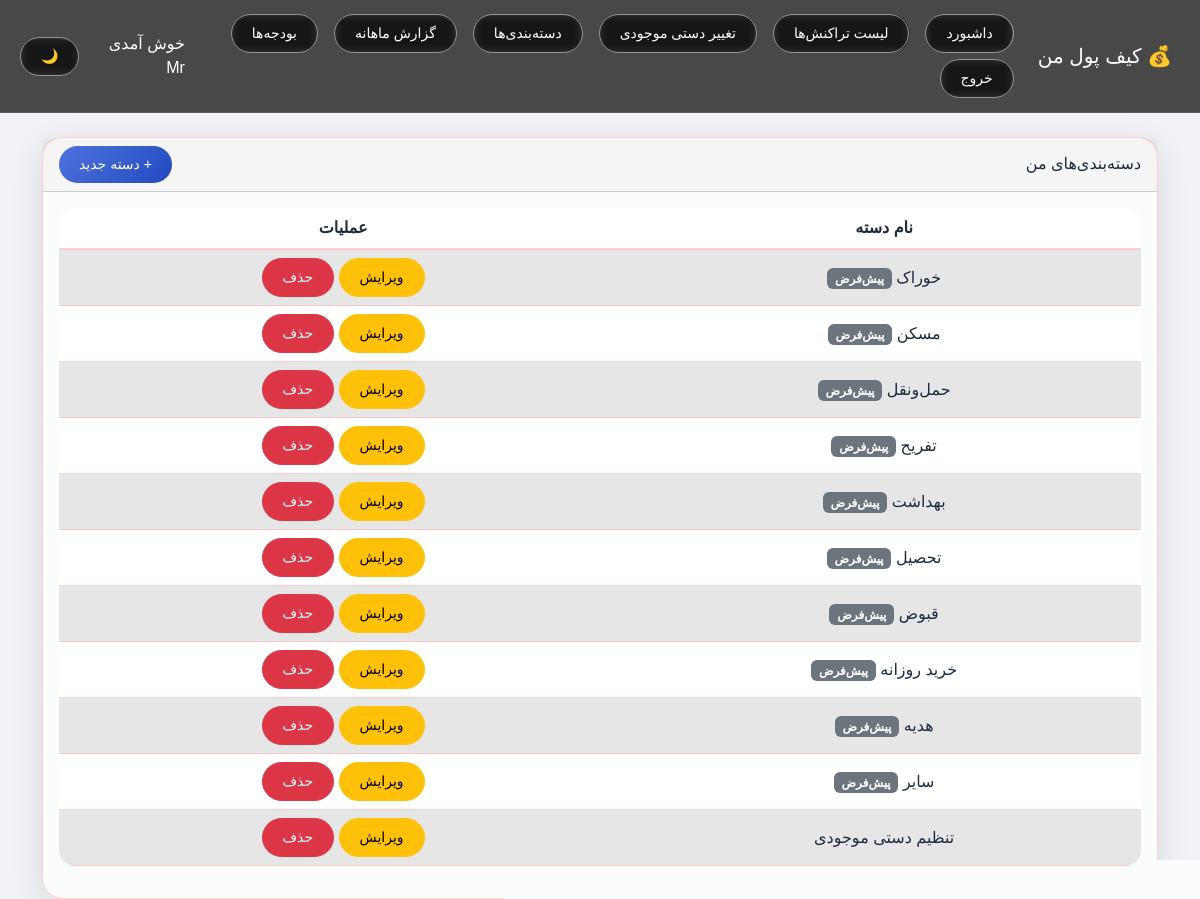
Screenshot of /categories/ (signed in) with the database file from the repository.
### finance/models.py (models this page shows, shortened)
class Category(models.Model):
    name = models.CharField(max_length=50)
    user = models.ForeignKey(User, on_delete=models.CASCADE, related_name='categories')
    is_default = models.BooleanField(default=False)  # دسته پیش‌فرض سیستمی
    class Meta:
        unique_together = ('name', 'user')  # هر کاربر نمی‌تواند دو دسته با نام تکراری داشته باشد

### finance/views.py (the view)
# urls.py: path('categories/', views.category_list, name='category_list'),
@login_required
def category_list(request):
    categories = Category.objects.filter(user=request.user)
    return render(request, 'finance/category_list.html', {'categories': categories})

### templates/finance/category_list.html (shortened to what this page needs)
{% extends 'base.html' %}
{% block content %}
<div class="card">
    <div class="card-header">
        دسته‌بندی‌های من
        <button type="button" class="btn btn-sm btn-primary float-start" data-bs-toggle="modal" data-bs-target="#addCategoryModal">
            + دسته جدید
        </button>
    </div>
    <div class="card-body">
        <div class="table-responsive">
            <table class="table table-striped">
                <thead>
                    <tr>
                        <th>نام دسته</th>
                        <th>عملیات</th>
                    </tr>
                </thead>
                <tbody>
                    {% for cat in categories %}
                    <tr>
                        <td>{{ cat.name }} {% if cat.is_default %}<span class="badge bg-secondary">پیش‌فرض</span>{% endif %}</td>
                        <td>
                            <button type="button" class="btn btn-sm btn-warning" data-bs-toggle="modal" data-bs-target="#editCategoryModal"
                                    data-id="{{ cat.id }}"
                                    data-name="{{ cat.name }}">
                                ویرایش
                            </button>
                            <button type="button" class="btn btn-sm btn-danger" data-bs-toggle="modal" data-bs-target="#deleteCategoryModal"
                                    data-id="{{ cat.id }}"
                                    data-name="{{ cat.name }}">
                                حذف
                            </button>
                        </td>
                    </tr>
                    {% empty %}
                    <tr><td colspan="2">هیچ دسته‌ای وجود ندارد.</td></tr>
                    {% endfor %}
                </tbody>
            </table>
        </div>
    </div>
</div>
{% endblock %}

### templates/base.html (shortened to what this page needs)
{% load static %}
<!DOCTYPE html>
<html dir="rtl" lang="fa">
<head>
    <link href="{% static 'css/bootstrap.min.css' %}" rel="stylesheet">
    <link href="{% static 'css/bootstrap.rtl.css' %}" rel="stylesheet">
    <link href="{% static 'css/custom.css' %}" rel="stylesheet">
    <link rel="stylesheet" href="https://cdnjs.cloudflare.com/ajax/libs/font-awesome/6.0.0-beta3/css/all.min.css">
    <link href="https://cdn.jsdelivr.net/gh/rastikerdar/vazir-font@v30.1.0/dist/font-face.css" rel="stylesheet" type="text/css" />
</head>
<body>
    <nav class="navbar navbar-expand-lg navbar-dark bg-primary">
        <div class="container-fluid">
            <a class="navbar-brand" href="/">💰 کیف پول من</a>
            <div class="collapse navbar-collapse" id="mainNavbarCollapse">
                <div class="ms-auto">
                    {% if user.is_authenticated %}
                        <a href="{% url 'dashboard' %}" class="btn btn-outline-light btn-sm ms-2">داشبورد</a>
                        <a href="{% url 'transaction_list' %}" class="btn btn-outline-light btn-sm ms-2">لیست تراکنش‌ها</a>
                        <a href="{% url 'manual_adjust' %}" class="btn btn-outline-light btn-sm ms-2">تغییر دستی موجودی</a>
                        <a href="{% url 'category_list' %}" class="btn btn-outline-light btn-sm ms-2">دسته‌بندی‌ها</a>
                        <a href="{% url 'monthly_report' %}" class="btn btn-outline-light btn-sm ms-2">گزارش ماهانه</a>
                        <a href="{% url 'budget_list' %}" class="btn btn-outline-light btn-sm ms-2">بودجه‌ها</a>
                        <form action="{% url 'logout' %}" method="post" style="display: inline;">
                            <button type="submit" class="btn btn-outline-light btn-sm ms-2">خروج</button>
                        </form>
                    {% else %}
                        <a href="{% url 'login' %}" class="btn btn-outline-light btn-sm">ورود</a>
                        <a href="{% url 'signup' %}" class="btn btn-outline-light btn-sm ms-2">ثبت‌نام</a>
                    {% endif %}
                </div>
                <div class="welcome-theme">
                    {% if user.is_authenticated %}
                        <span class="navbar-text text-white">خوش آمدی {{ user.username }}</span>
                    {% endif %}
                    <button id="themeToggle" class="btn btn-outline-light btn-sm ms-2">
                    </button>
                </div>
            </div>
        </div>
    </nav>
    <div class="container mt-4">
        {% block content %}
        {% endblock %}
    </div>
</body>
</html>

### static/css/custom.css (style rules this page uses)
:root { --bg-color: #f0f2f5; --card-bg: rgba(255, 255, 255, 0.75); --card-border: rgba(255, 162, 162, 0.5); --text-color: #1e2a3e; --text-muted: #4a5568; --shadow: 0 8px 32px rgba(0, 0, 0, 0.1); --blur: blur(10px); --transition: all 0.3s ease; }
body { background: var(--bg-color) !important; color: var(--text-color) !important; transition: background 0.3s, color 0.3s; font-family: 'Vazir', 'Tahoma', sans-serif; min-height: 100vh; }
.card { background: var(--card-bg) !important; backdrop-filter: var(--blur); -webkit-backdrop-filter: var(--blur); border: 1px solid var(--card-border); border-radius: 20px !important; box-shadow: var(--shadow); color: var(--text-color) !important; }
.card-header { align-items: baseline; display: flex; flex-wrap: wrap; justify-content: space-between; }
.table tbody tr { transition: all 0.2s ease; }
.btn { border-radius: 40px !important; padding: 8px 20px; transition: var(--transition); backdrop-filter: blur(5px); }
.btn-primary { background: linear-gradient(135deg, #4e73df, #224abe); border: none; }
.table { background: var(--card-bg); backdrop-filter: var(--blur); border-radius: 16px; overflow: hidden; color: var(--text-color); }
.table td, .table th { background: transparent !important; color: var(--text-color); border-color: var(--card-border); }
.table-striped > tbody > tr:nth-of-type(odd) > * { background-color: rgba(0, 0, 0, 0.05) !important; }
.table thead th { background: rgba(0, 0, 0, 0.05); border-bottom-width: 2px; font-weight: 600; }
.navbar { background: rgba(0, 0, 0, 0.7) !important; backdrop-filter: blur(12px); border-bottom: 1px solid rgba(255, 255, 255, 0.1); }
.navbar .navbar-brand, .navbar .navbar-text, .navbar .nav-link { color: white !important; }
.navbar .btn-outline-light { color: white; margin: 0.2rem; border-color: rgba(255,255,255,0.5); }
.card { animation: fadeInUp 0.6s ease-out; }
.table td, .table th { text-align: center !important; vertical-align: middle !important; }
#themeToggle { margin: 1rem; }
.navbar-brand, .navbar-text { margin: 1rem; }
.table-responsive { overflow-x: auto; -webkit-overflow-scrolling: touch; }
.welcome-theme { display: flex; justify-content: space-between; }
@media (min-width: 992px) { .navbar-collapse .ms-auto { display: flex; align-items: center; flex-wrap: wrap; } }
@media (min-width: 992px) { .navbar-collapse > div:not(.ms-auto) { display: inline-flex; align-items: center; margin-right: 0.5rem; } }
.card { backdrop-filter: blur(10px); background: var(--card-bg); border: 1px solid var(--card-border); border-radius: 20px !important; animation: fadeInUp 0.6s ease-out; }

### templates/base.html (style rules this page uses)
body { font-family: 'Vazir', 'Tahoma', sans-serif; }

### rows the page displays
Category: name "خوراک", is_default "پیش‌فرض"
Category: name "مسکن", is_default "پیش‌فرض"
Category: name "حمل‌ونقل", is_default "پیش‌فرض"
Category: name "تفریح", is_default "پیش‌فرض"
Category: name "بهداشت", is_default "پیش‌فرض"
Category: name "تحصیل", is_default "پیش‌فرض"
Category: name "قبوض", is_default "پیش‌فرض"
Category: name "خرید روزانه", is_default "پیش‌فرض"
Category: name "هدیه", is_default "پیش‌فرض"
Category: name "سایر", is_default "پیش‌فرض"
Category: name "تنظیم دستی موجودی"

### other values shown
{{ user.username }} "Mr"
